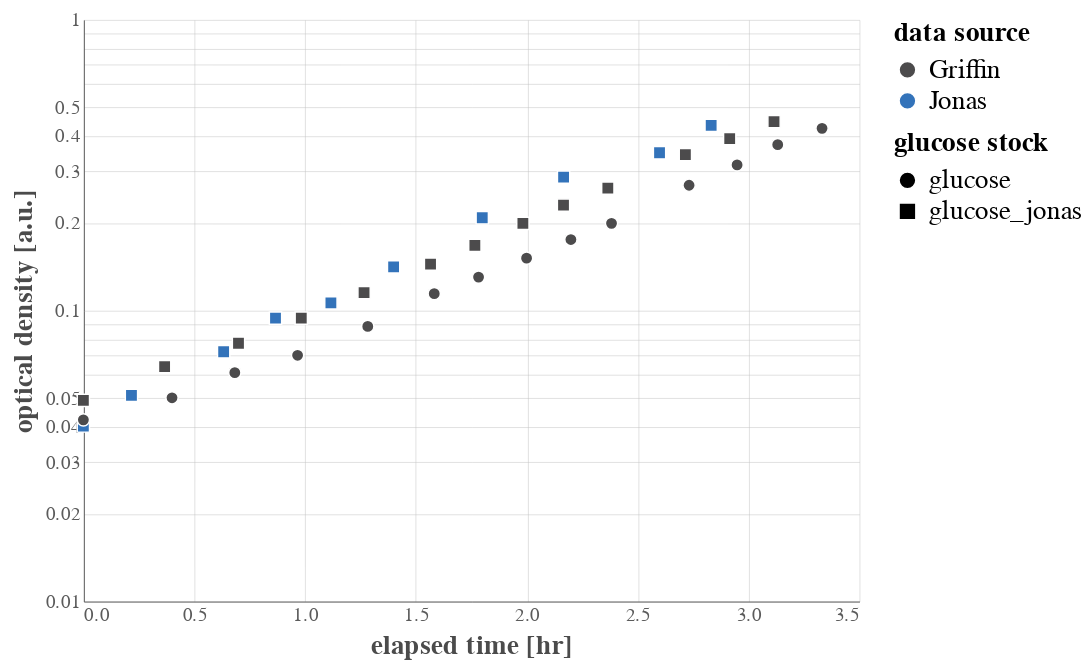

This figure's notebook cell:
### Markdown cell above
## January 18 Growth Data

### Code cell
# Load the days growth data
jan18_data = pd.read_csv('../../data/2021-01-18_glucose_growth.csv')

# Specify jonas' carbon source
gold_std['carbon_source'] = 'glucose_jonas'

# Add a source info, convert elapsed time to hr, and merge with other data
jan18_data['elapsed_time_hr'] = jan18_data['elapsed_time'].values / 60
jan18_data.rename(columns={'od_600nm':'od_600'}, inplace=True)
jan18_data['source'] = 'Griffin'

# Merge
merged = pd.concat([gold_std, jan18_data], sort=False)
base = alt.Chart(merged).encode(
        x=alt.X(field='elapsed_time_hr', type='quantitative', title='elapsed time [hr]'),
        y=alt.Y(field='od_600', type='quantitative', title='optical density [a.u.]',
               scale=alt.Scale(type='log')),
        color = alt.Color(field='source', type='nominal', title='data source'),
        shape=alt.Shape(field='carbon_source', type='nominal', title='glucose stock'))

points = base.mark_point()
points

### Figure 1 — Vega-Lite specification as saved in the notebook (floating-point values rounded to 4 significant figures)
{"config": {"background": "white", "group": {"fill": "white"}, "view": {"strokeWidth": 0, "height": 300, "width": 400, "fill": "#ffffff"}, "point": {"size": 40, "filled": true, "opacity": 1, "strokeWidth": 0.75, "stroke": "#FFFFFF"}, "square": {"size": 40, "filled": true, "opacity": 1, "strokeWidth": 0.75, "stroke": "#FFFFFF"}, "circle": {"size": 40, "filled": true, "opacity": 1, "strokeWidth": 0.75, "stroke": "#FFFFFF"}, "line": {"size": 1}, "axis": {"domainColor": "#5b5b5b", "domainWidth": 0.5, "labelColor": "#5b5b5b", "labelFontSize": 10, "labelFont": "Nunito", "titleFont": "Nunito", "titleFontWeight": 700, "titleFontSize": 14, "titleColor": "#4b4b4b", "X": {"titleAnchor": "end"}, "Y": {"titleAnchor": "start"}, "grid": true, "gridColor": "#c1c1c1", "gridWidth": 0.25, "ticks": false}, "range": {"category": ["#4c4b4c", "#3373ba", "#5cb75b", "#d8534f", "#8066ad", "#f0ad4d"]}, "legend": {"labelFontSize": 14, "labelFont": "Nunito", "titleFont": "Nunito", "titleFontSize": 14, "titleFontWeight": 700, "titleFontColor": "#44b4b4b", "symbolSize": 75}, "title": {"font": "Nunito", "fontWeight": 700, "fontSize": 14, "fontColor": "#4b4b4b", "anchor": "start"}}, "data": {"name": "data-646dcb3f2171daa351676beb32acb5b4"}, "mark": "point", "encoding": {"color": {"type": "nominal", "field": "source", "title": "data source"}, "shape": {"type": "nominal", "field": "carbon_source", "title": "glucose stock"}, "x": {"type": "quantitative", "field": "elapsed_time_hr", "title": "elapsed time [hr]"}, "y": {"type": "quantitative", "field": "od_600", "scale": {"type": "log"}, "title": "optical density [a.u.]"}}, "$schema": "https://vega.github.io/schema/vega-lite/v4.8.1.json", "datasets": {"data-646dcb3f2171daa351676beb32acb5b4": [{"clock_time": "10:43", "elapsed_time_hr": 0.0, "carbon_source": "glucose_jonas", "od_600": 0.04, "source": "Jonas", "elapsed_time": null, "date": null}, {"clock_time": "10:56", "elapsed_time_hr": 0.217, "carbon_source": "glucose_jonas", "od_600": 0.051, "source": "Jonas", "elapsed_time": null, "date": null}, {"clock_time": "11:21", "elapsed_time_hr": 0.633, "carbon_source": "glucose_jonas", "od_600": 0.072, "source": "Jonas", "elapsed_time": null, "date": null}, {"clock_time": "11:35", "elapsed_time_hr": 0.867, "carbon_source": "glucose_jonas", "od_600": 0.094, "source": "Jonas", "elapsed_time": null, "date": null}, {"clock_time": "11:50", "elapsed_time_hr": 1.117, "carbon_source": "glucose_jonas", "od_600": 0.106, "source": "Jonas", "elapsed_time": null, "date": null}, {"clock_time": "12:07", "elapsed_time_hr": 1.4, "carbon_source": "glucose_jonas", "od_600": 0.141, "source": "Jonas", "elapsed_time": null, "date": null}, {"clock_time": "12:31", "elapsed_time_hr": 1.8, "carbon_source": "glucose_jonas", "od_600": 0.208, "source": "Jonas", "elapsed_time": null, "date": null}, {"clock_time": "12:53", "elapsed_time_hr": 2.167, "carbon_source": "glucose_jonas", "od_600": 0.287, "source": "Jonas", "elapsed_time": null, "date": null}, {"clock_time": "13:09", "elapsed_time_hr": 2.6, "carbon_source": "glucose_jonas", "od_600": 0.348, "source": "Jonas", "elapsed_time": null, "date": null}, {"clock_time": "13:23", "elapsed_time_hr": 2.833, "carbon_source": "glucose_jonas", "od_600": 0.432, "source": "Jonas", "elapsed_time": null, "date": null}, {"clock_time": "10:11", "elapsed_time_hr": 0.0, "carbon_source": "glucose", "od_600": 0.042, "source": "Griffin", "elapsed_time": 0.0, "date": "2021-01-18"}, {"clock_time": "10:12", "elapsed_time_hr": 0.0, "carbon_source": "glucose_jonas", "od_600": 0.049, "source": "Griffin", "elapsed_time": 0.0, "date": "2021-01-18"}, {"clock_time": "10:34", "elapsed_time_hr": 0.3667, "carbon_source": "glucose_jonas", "od_600": 0.064, "source": "Griffin", "elapsed_time": 22.0, "date": "2021-01-18"}, {"clock_time": "10:35", "elapsed_time_hr": 0.4, "carbon_source": "glucose", "od_600": 0.05, "source": "Griffin", "elapsed_time": 24.0, "date": "2021-01-18"}, {"clock_time": "10:52", "elapsed_time_hr": 0.6833, "carbon_source": "glucose", "od_600": 0.061, "source": "Griffin", "elapsed_time": 41.0, "date": "2021-01-18"}, {"clock_time": "10:53", "elapsed_time_hr": 0.7, "carbon_source": "glucose_jonas", "od_600": 0.077, "source": "Griffin", "elapsed_time": 42.0, "date": "2021-01-18"}, {"clock_time": "11:09", "elapsed_time_hr": 0.9667, "carbon_source": "glucose", "od_600": 0.07, "source": "Griffin", "elapsed_time": 58.0, "date": "2021-01-18"}, {"clock_time": "11:10", "elapsed_time_hr": 0.9833, "carbon_source": "glucose_jonas", "od_600": 0.094, "source": "Griffin", "elapsed_time": 59.0, "date": "2021-01-18"}, {"clock_time": "11:27", "elapsed_time_hr": 1.267, "carbon_source": "glucose_jonas", "od_600": 0.115, "source": "Griffin", "elapsed_time": 76.0, "date": "2021-01-18"}, {"clock_time": "11:28", "elapsed_time_hr": 1.283, "carbon_source": "glucose", "od_600": 0.088, "source": "Griffin", "elapsed_time": 77.0, "date": "2021-01-18"}, {"clock_time": "11:46", "elapsed_time_hr": 1.567, "carbon_source": "glucose_jonas", "od_600": 0.144, "source": "Griffin", "elapsed_time": 94.0, "date": "2021-01-18"}, {"clock_time": "11:46", "elapsed_time_hr": 1.583, "carbon_source": "glucose", "od_600": 0.114, "source": "Griffin", "elapsed_time": 95.0, "date": "2021-01-18"}, {"clock_time": "11:58", "elapsed_time_hr": 1.767, "carbon_source": "glucose_jonas", "od_600": 0.167, "source": "Griffin", "elapsed_time": 106.0, "date": "2021-01-18"}, {"clock_time": "11:58", "elapsed_time_hr": 1.783, "carbon_source": "glucose", "od_600": 0.13, "source": "Griffin", "elapsed_time": 107.0, "date": "2021-01-18"}, {"clock_time": "12:11", "elapsed_time_hr": 1.983, "carbon_source": "glucose_jonas", "od_600": 0.199, "source": "Griffin", "elapsed_time": 119.0, "date": "2021-01-18"}, {"clock_time": "12:11", "elapsed_time_hr": 2.0, "carbon_source": "glucose", "od_600": 0.151, "source": "Griffin", "elapsed_time": 120.0, "date": "2021-01-18"}, {"clock_time": "12:22", "elapsed_time_hr": 2.167, "carbon_source": "glucose_jonas", "od_600": 0.23, "source": "Griffin", "elapsed_time": 130.0, "date": "2021-01-18"}, {"clock_time": "12:23", "elapsed_time_hr": 2.2, "carbon_source": "glucose", "od_600": 0.175, "source": "Griffin", "elapsed_time": 132.0, "date": "2021-01-18"}, {"clock_time": "12:34", "elapsed_time_hr": 2.367, "carbon_source": "glucose_jonas", "od_600": 0.263, "source": "Griffin", "elapsed_time": 142.0, "date": "2021-01-18"}, {"clock_time": "12:34", "elapsed_time_hr": 2.383, "carbon_source": "glucose", "od_600": 0.199, "source": "Griffin", "elapsed_time": 143.0, "date": "2021-01-18"}, {"clock_time": "12:55", "elapsed_time_hr": 2.717, "carbon_source": "glucose_jonas", "od_600": 0.343, "source": "Griffin", "elapsed_time": 163.0, "date": "2021-01-18"}, {"clock_time": "12:55", "elapsed_time_hr": 2.733, "carbon_source": "glucose", "od_600": 0.269, "source": "Griffin", "elapsed_time": 164.0, "date": "2021-01-18"}, {"clock_time": "13:07", "elapsed_time_hr": 2.917, "carbon_source": "glucose_jonas", "od_600": 0.389, "source": "Griffin", "elapsed_time": 175.0, "date": "2021-01-18"}, {"clock_time": "13:08", "elapsed_time_hr": 2.95, "carbon_source": "glucose", "od_600": 0.316, "source": "Griffin", "elapsed_time": 177.0, "date": "2021-01-18"}, {"clock_time": "13:19", "elapsed_time_hr": 3.117, "carbon_source": "glucose_jonas", "od_600": 0.445, "source": "Griffin", "elapsed_time": 187.0, "date": "2021-01-18"}, {"clock_time": "13:19", "elapsed_time_hr": 3.133, "carbon_source": "glucose", "od_600": 0.371, "source": "Griffin", "elapsed_time": 188.0, "date": "2021-01-18"}, {"clock_time": "13:31", "elapsed_time_hr": 3.333, "carbon_source": "glucose", "od_600": 0.422, "source": "Griffin", "elapsed_time": 200.0, "date": "2021-01-18"}]}}
